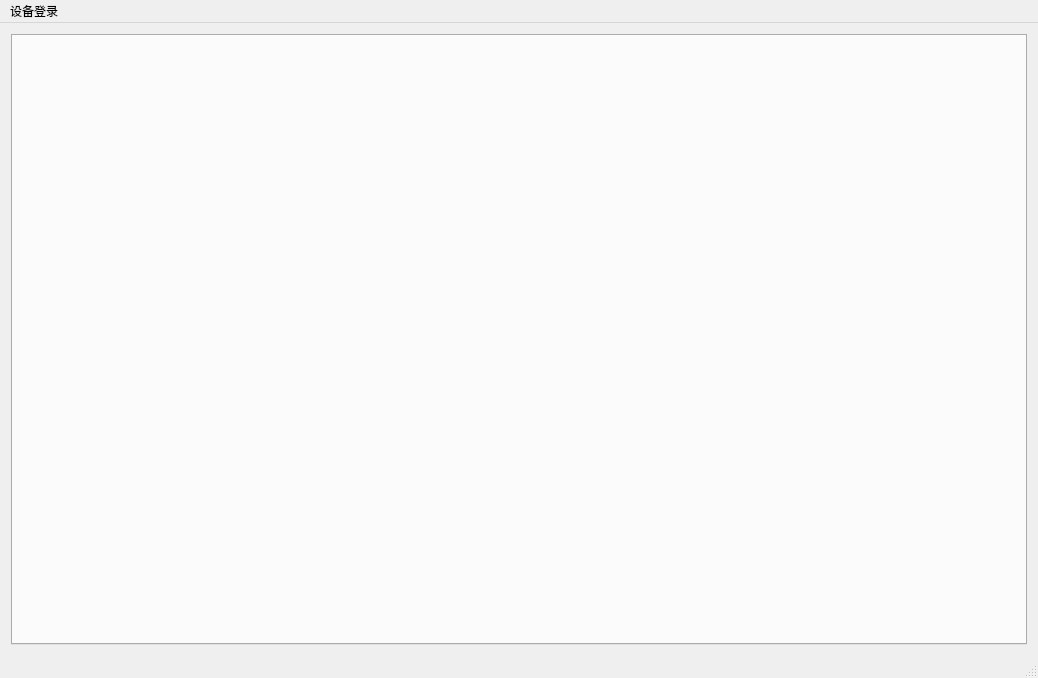
<?xml version="1.0" encoding="UTF-8"?>
<ui version="4.0">
 <class>MainWindow</class>
 <widget class="QMainWindow" name="MainWindow">
  <property name="geometry">
   <rect>
    <x>0</x>
    <y>0</y>
    <width>1038</width>
    <height>678</height>
   </rect>
  </property>
  <property name="sizePolicy">
   <sizepolicy hsizetype="Fixed" vsizetype="Fixed">
    <horstretch>0</horstretch>
    <verstretch>0</verstretch>
   </sizepolicy>
  </property>
  <property name="windowTitle">
   <string>MainWindow</string>
  </property>
  <widget class="QWidget" name="centralWidget">
   <layout class="QGridLayout" name="gridLayout">
    <item row="0" column="0">
     <widget class="QTabWidget" name="centreTabWidget">
      <property name="currentIndex">
       <number>-1</number>
      </property>
     </widget>
    </item>
   </layout>
  </widget>
  <widget class="QMenuBar" name="menuBar">
   <property name="geometry">
    <rect>
     <x>0</x>
     <y>0</y>
     <width>1038</width>
     <height>22</height>
    </rect>
   </property>
   <widget class="QMenu" name="menu_NVR">
    <property name="title">
     <string>设备登录</string>
    </property>
    <widget class="QMenu" name="menutelnet_2">
     <property name="title">
      <string>telnet</string>
     </property>
     <addaction name="actiontelnetLogin"/>
     <addaction name="actiontelnetLogout"/>
    </widget>
    <addaction name="menutelnet_2"/>
    <addaction name="actionssh_2"/>
   </widget>
   <addaction name="menu_NVR"/>
  </widget>
  <widget class="QStatusBar" name="statusBar"/>
  <action name="actionssh_2">
   <property name="enabled">
    <bool>false</bool>
   </property>
   <property name="text">
    <string>ssh</string>
   </property>
  </action>
  <action name="actiontelnetLogin">
   <property name="text">
    <string>telnetLogin</string>
   </property>
  </action>
  <action name="actiontelnetLogout">
   <property name="text">
    <string>telnetLogout</string>
   </property>
  </action>
 </widget>
 <layoutdefault spacing="6" margin="11"/>
 <resources/>
 <connections/>
</ui>
